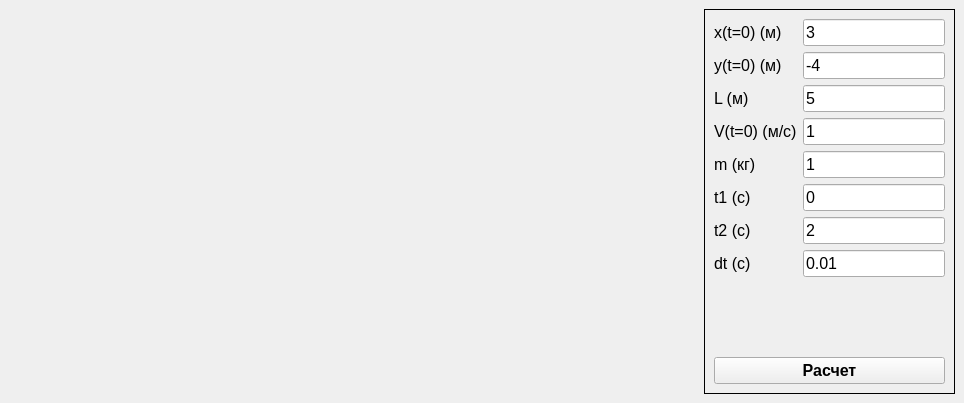
<?xml version="1.0" encoding="UTF-8"?>
<ui version="4.0">
 <class>MainWindow</class>
 <widget class="QMainWindow" name="MainWindow">
  <property name="geometry">
   <rect>
    <x>0</x>
    <y>0</y>
    <width>964</width>
    <height>403</height>
   </rect>
  </property>
  <property name="sizePolicy">
   <sizepolicy hsizetype="Preferred" vsizetype="Expanding">
    <horstretch>0</horstretch>
    <verstretch>0</verstretch>
   </sizepolicy>
  </property>
  <property name="font">
   <font>
    <pointsize>12</pointsize>
   </font>
  </property>
  <property name="windowTitle">
   <string>Математический маятник</string>
  </property>
  <widget class="QWidget" name="centralwidget">
   <property name="sizePolicy">
    <sizepolicy hsizetype="Preferred" vsizetype="Fixed">
     <horstretch>0</horstretch>
     <verstretch>0</verstretch>
    </sizepolicy>
   </property>
   <layout class="QVBoxLayout" name="verticalLayout">
    <item>
     <layout class="QHBoxLayout" name="horizontalLayout">
      <property name="topMargin">
       <number>0</number>
      </property>
      <item>
       <widget class="QCustomPlot" name="plot" native="true">
        <property name="sizePolicy">
         <sizepolicy hsizetype="Expanding" vsizetype="Expanding">
          <horstretch>1</horstretch>
          <verstretch>0</verstretch>
         </sizepolicy>
        </property>
       </widget>
      </item>
      <item>
       <widget class="QFrame" name="formFrame">
        <property name="frameShape">
         <enum>QFrame::Shape::Box</enum>
        </property>
        <layout class="QGridLayout" name="gridLayout">
         <property name="sizeConstraint">
          <enum>QLayout::SizeConstraint::SetMinAndMaxSize</enum>
         </property>
         <property name="verticalSpacing">
          <number>6</number>
         </property>
         <item row="6" column="0">
          <widget class="QLabel" name="label_5">
           <property name="sizePolicy">
            <sizepolicy hsizetype="Fixed" vsizetype="Preferred">
             <horstretch>0</horstretch>
             <verstretch>0</verstretch>
            </sizepolicy>
           </property>
           <property name="text">
            <string>t1 (c)</string>
           </property>
          </widget>
         </item>
         <item row="3" column="0">
          <widget class="QLabel" name="label_3">
           <property name="sizePolicy">
            <sizepolicy hsizetype="Fixed" vsizetype="Preferred">
             <horstretch>0</horstretch>
             <verstretch>0</verstretch>
            </sizepolicy>
           </property>
           <property name="text">
            <string>L (м)</string>
           </property>
          </widget>
         </item>
         <item row="6" column="1">
          <widget class="QLineEdit" name="t1">
           <property name="sizePolicy">
            <sizepolicy hsizetype="Fixed" vsizetype="Fixed">
             <horstretch>0</horstretch>
             <verstretch>0</verstretch>
            </sizepolicy>
           </property>
           <property name="text">
            <string>0</string>
           </property>
          </widget>
         </item>
         <item row="3" column="1">
          <widget class="QLineEdit" name="L">
           <property name="sizePolicy">
            <sizepolicy hsizetype="Fixed" vsizetype="Fixed">
             <horstretch>0</horstretch>
             <verstretch>0</verstretch>
            </sizepolicy>
           </property>
           <property name="text">
            <string>5</string>
           </property>
          </widget>
         </item>
         <item row="7" column="1">
          <widget class="QLineEdit" name="t2">
           <property name="sizePolicy">
            <sizepolicy hsizetype="Fixed" vsizetype="Fixed">
             <horstretch>0</horstretch>
             <verstretch>0</verstretch>
            </sizepolicy>
           </property>
           <property name="text">
            <string>2</string>
           </property>
          </widget>
         </item>
         <item row="2" column="0">
          <widget class="QLabel" name="label_2">
           <property name="sizePolicy">
            <sizepolicy hsizetype="Fixed" vsizetype="Preferred">
             <horstretch>0</horstretch>
             <verstretch>0</verstretch>
            </sizepolicy>
           </property>
           <property name="text">
            <string>y(t=0) (м)</string>
           </property>
          </widget>
         </item>
         <item row="4" column="0">
          <widget class="QLabel" name="label_4">
           <property name="sizePolicy">
            <sizepolicy hsizetype="Fixed" vsizetype="Preferred">
             <horstretch>0</horstretch>
             <verstretch>0</verstretch>
            </sizepolicy>
           </property>
           <property name="text">
            <string>V(t=0) (м/с)</string>
           </property>
          </widget>
         </item>
         <item row="5" column="1">
          <widget class="QLineEdit" name="m">
           <property name="sizePolicy">
            <sizepolicy hsizetype="Fixed" vsizetype="Fixed">
             <horstretch>0</horstretch>
             <verstretch>0</verstretch>
            </sizepolicy>
           </property>
           <property name="text">
            <string>1</string>
           </property>
          </widget>
         </item>
         <item row="4" column="1">
          <widget class="QLineEdit" name="v0">
           <property name="sizePolicy">
            <sizepolicy hsizetype="Fixed" vsizetype="Fixed">
             <horstretch>0</horstretch>
             <verstretch>0</verstretch>
            </sizepolicy>
           </property>
           <property name="text">
            <string>1</string>
           </property>
          </widget>
         </item>
         <item row="7" column="0">
          <widget class="QLabel" name="label_6">
           <property name="sizePolicy">
            <sizepolicy hsizetype="Fixed" vsizetype="Preferred">
             <horstretch>0</horstretch>
             <verstretch>0</verstretch>
            </sizepolicy>
           </property>
           <property name="text">
            <string>t2 (c)</string>
           </property>
          </widget>
         </item>
         <item row="1" column="1">
          <widget class="QLineEdit" name="x0">
           <property name="sizePolicy">
            <sizepolicy hsizetype="Fixed" vsizetype="Fixed">
             <horstretch>0</horstretch>
             <verstretch>0</verstretch>
            </sizepolicy>
           </property>
           <property name="text">
            <string>3</string>
           </property>
          </widget>
         </item>
         <item row="8" column="1">
          <widget class="QLineEdit" name="dt">
           <property name="sizePolicy">
            <sizepolicy hsizetype="Fixed" vsizetype="Fixed">
             <horstretch>0</horstretch>
             <verstretch>0</verstretch>
            </sizepolicy>
           </property>
           <property name="text">
            <string>0.01</string>
           </property>
          </widget>
         </item>
         <item row="2" column="1">
          <widget class="QLineEdit" name="y0">
           <property name="sizePolicy">
            <sizepolicy hsizetype="Fixed" vsizetype="Fixed">
             <horstretch>0</horstretch>
             <verstretch>0</verstretch>
            </sizepolicy>
           </property>
           <property name="text">
            <string>-4</string>
           </property>
          </widget>
         </item>
         <item row="11" column="0" colspan="2">
          <widget class="QPushButton" name="btn_run">
           <property name="sizePolicy">
            <sizepolicy hsizetype="Minimum" vsizetype="Fixed">
             <horstretch>0</horstretch>
             <verstretch>0</verstretch>
            </sizepolicy>
           </property>
           <property name="font">
            <font>
             <pointsize>12</pointsize>
             <bold>true</bold>
            </font>
           </property>
           <property name="text">
            <string>Расчет</string>
           </property>
          </widget>
         </item>
         <item row="5" column="0">
          <widget class="QLabel" name="label_9">
           <property name="sizePolicy">
            <sizepolicy hsizetype="Fixed" vsizetype="Preferred">
             <horstretch>0</horstretch>
             <verstretch>0</verstretch>
            </sizepolicy>
           </property>
           <property name="text">
            <string>m (кг)</string>
           </property>
          </widget>
         </item>
         <item row="10" column="0" colspan="2">
          <spacer name="verticalSpacer">
           <property name="orientation">
            <enum>Qt::Orientation::Vertical</enum>
           </property>
           <property name="sizeHint" stdset="0">
            <size>
             <width>20</width>
             <height>40</height>
            </size>
           </property>
          </spacer>
         </item>
         <item row="1" column="0">
          <widget class="QLabel" name="label">
           <property name="sizePolicy">
            <sizepolicy hsizetype="Fixed" vsizetype="Preferred">
             <horstretch>0</horstretch>
             <verstretch>0</verstretch>
            </sizepolicy>
           </property>
           <property name="text">
            <string>x(t=0) (м)</string>
           </property>
          </widget>
         </item>
         <item row="8" column="0">
          <widget class="QLabel" name="label_7">
           <property name="sizePolicy">
            <sizepolicy hsizetype="Fixed" vsizetype="Preferred">
             <horstretch>0</horstretch>
             <verstretch>0</verstretch>
            </sizepolicy>
           </property>
           <property name="text">
            <string>dt (c)</string>
           </property>
          </widget>
         </item>
        </layout>
       </widget>
      </item>
     </layout>
    </item>
   </layout>
  </widget>
 </widget>
 <customwidgets>
  <customwidget>
   <class>QCustomPlot</class>
   <extends>QWidget</extends>
   <header>qcustomplot.h</header>
   <container>1</container>
  </customwidget>
 </customwidgets>
 <resources/>
 <connections/>
</ui>
